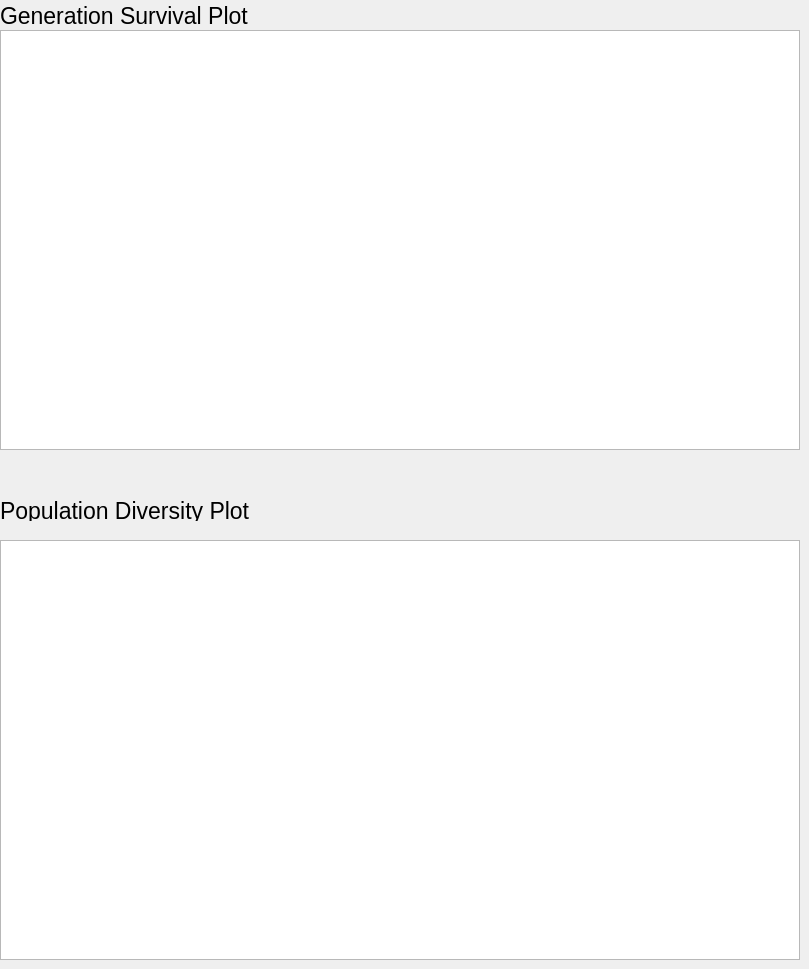
    <widget class="QWidget" name="Graphs">
     <attribute name="title">
      <string>Graphs</string>
     </attribute>
     <widget class="DoubleClickableGraphicsView" name="survivalView">
      <property name="geometry">
       <rect>
        <x>0</x>
        <y>30</y>
        <width>800</width>
        <height>420</height>
       </rect>
      </property>
     </widget>
     <widget class="QLabel" name="survivalLabel">
      <property name="geometry">
       <rect>
        <x>0</x>
        <y>0</y>
        <width>531</width>
        <height>31</height>
       </rect>
      </property>
      <property name="font">
       <font>
        <pointsize>17</pointsize>
       </font>
      </property>
      <property name="text">
       <string>Generation Survival Plot</string>
      </property>
     </widget>
     <widget class="QLabel" name="diversityLabel">
      <property name="geometry">
       <rect>
        <x>0</x>
        <y>500</y>
        <width>531</width>
        <height>21</height>
       </rect>
      </property>
      <property name="font">
       <font>
        <pointsize>17</pointsize>
       </font>
      </property>
      <property name="text">
       <string>Population Diversity Plot</string>
      </property>
     </widget>
     <widget class="DoubleClickableGraphicsView" name="diversityView">
      <property name="geometry">
       <rect>
        <x>0</x>
        <y>540</y>
        <width>800</width>
        <height>420</height>
       </rect>
      </property>
     </widget>
    </widget>
